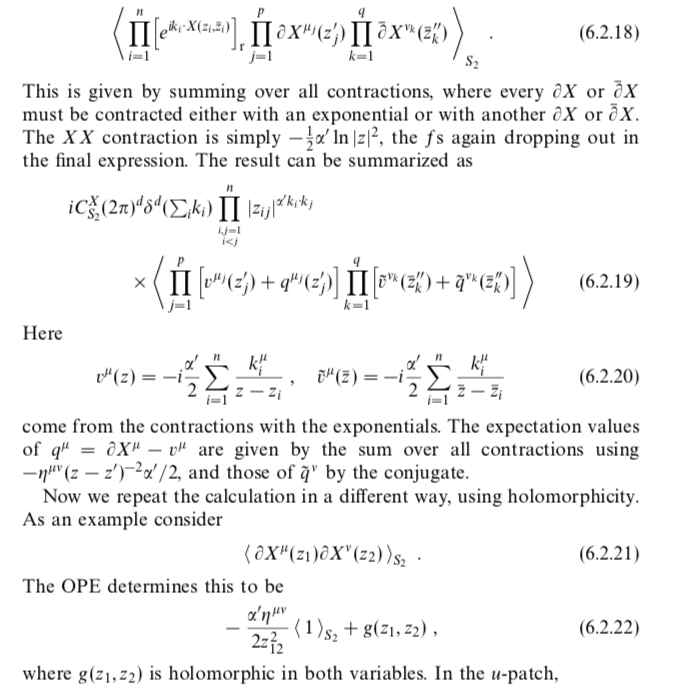
#> input picture proj/image_video_processing/bill1.png, 685 x 692 px
$ python cv.py bill1.png
#> lines starting #> are read from the running program, lines starting #| are printed output that depends on the picture; after the words box and inside, x2 and y2 are one past the last pixel; in counts of white or black regions, pixels touching at a corner belong together
import cv2
import sys
import numpy as np
from matplotlib import pyplot as plt

## (1) read

# Read the image. The first command line argument is the image
# image = cv2.imread(sys.argv[1])
img = cv2.imread("bill1.png")
#> img is the input picture: shape (692, 685, 3); min 0, max 255, mean 243
gray = cv2.cvtColor(img, cv2.COLOR_BGR2GRAY)

# cv2.imshow('Origin image', img)
# cv2.imshow('Gray image', gray)
# cv2.waitKey(0)

## (2) threshold
th, threshed = cv2.threshold(gray, 127, 255, cv2.THRESH_BINARY_INV|cv2.THRESH_OTSU)
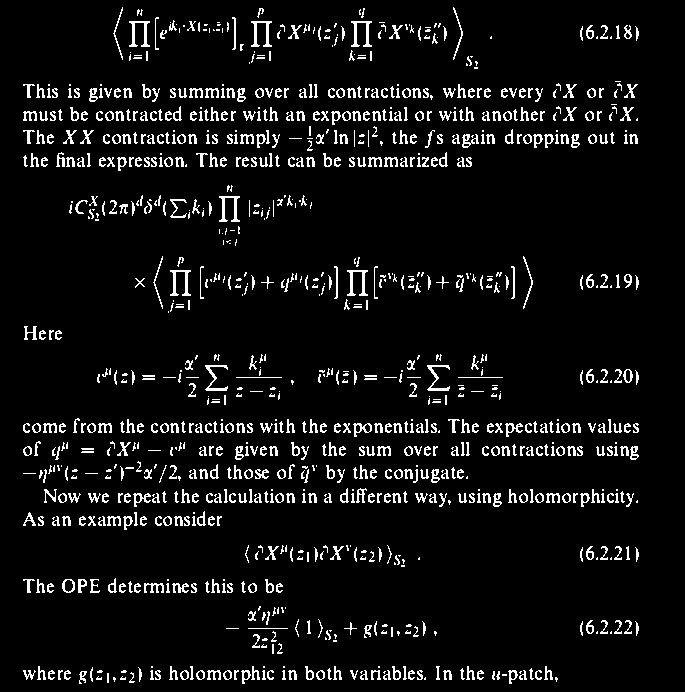
#> threshed: shape (692, 685); 6.7% white in thin lines or dots, all inside (x1, y1, x2, y2) = (23, 7, 639, 684)
#> th = 180
# th, threshed = cv2.threshold(img, 127, 255, cv2.THRESH_BINARY_INV|cv2.THRESH_OTSU)

## (3) minAreaRect on the nozeros
pts = cv2.findNonZero(threshed)
#> pts = contour of 31686 points, box (x1, y1, x2, y2) (23, 7, 639, 684), area 20506
ret = cv2.minAreaRect(pts)
#> ret = ((330.5, 345), (676, 615), -90)

(cx,cy), (w,h), ang = ret
#> cx = 330.5; cy = 345; w = 676; h = 615; ang = -90
if w>h:
    w,h = h,w
#> w = 615; h = 676
    ang += 90
#> ang = 0

## (4) Find rotated matrix, do rotation
M = cv2.getRotationMatrix2D((cx,cy), ang, 1.0)
#> M = [[1, 0, 0], [0, 1, 0]]
rotated = cv2.warpAffine(threshed, M, (img.shape[1], img.shape[0]))


# crop_img = img[0:60, 0:150]
# cv2.imshow('Gray image', crop_img)
# cv2.waitKey(0)

## (5) find and draw the upper and lower boundary of each lines
hist = cv2.reduce(rotated,1, cv2.REDUCE_AVG).reshape(-1)
#> hist = 692 values, max 122 at index 431, min 0 at index 0, mean 17.02

# th = 2
th = 0
H,W = img.shape[:2]
#> H = 692; W = 685
uppers = [y for y in range(H-1) if hist[y]<=th and hist[y+1]>th]
#> uppers = 26 values from 6 to 665
lowers = [y for y in range(H-1) if hist[y]>th and hist[y+1]<=th]
#> lowers = 26 values from 65 to 683

rotated = cv2.cvtColor(rotated, cv2.COLOR_GRAY2BGR)
#
for y in uppers:
    cv2.line(rotated, (0,y), (W, y), (255,0,0), 1)
#> this loop made 26 passes
#> y on passes 1 to 12: 6, 66, 80, 82, 103, 105, 125, 148, 151, 184, 194, 226
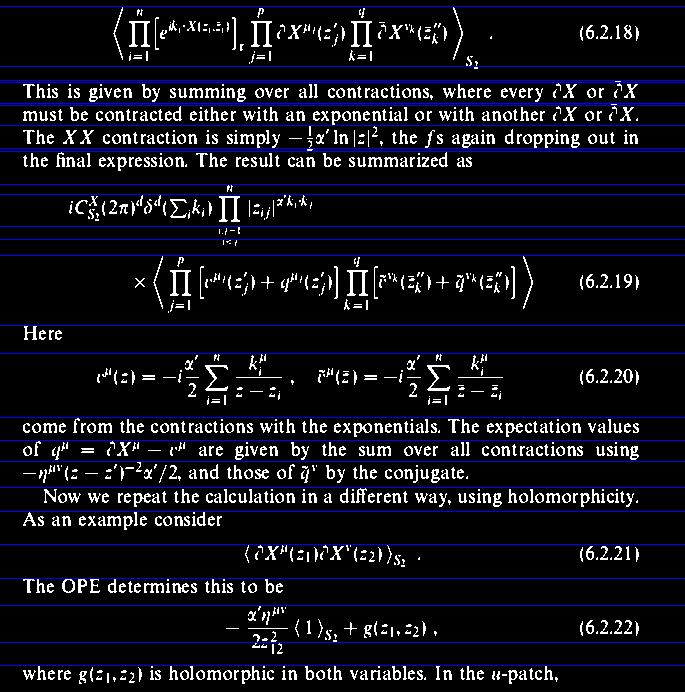
#> rotated: shape (692, 685, 3); mean B, G, R 26.6, 17, 17
    # cv2.line(img, (0,y), (W, y), (255,0,0), 1)

for y in lowers:
    cv2.line(rotated, (0,y), (W, y), (0,255,0), 1)
#> this loop made 26 passes
#> y on passes 1 to 12: 65, 68, 81, 101, 104, 124, 147, 150, 170, 191, 221, 233
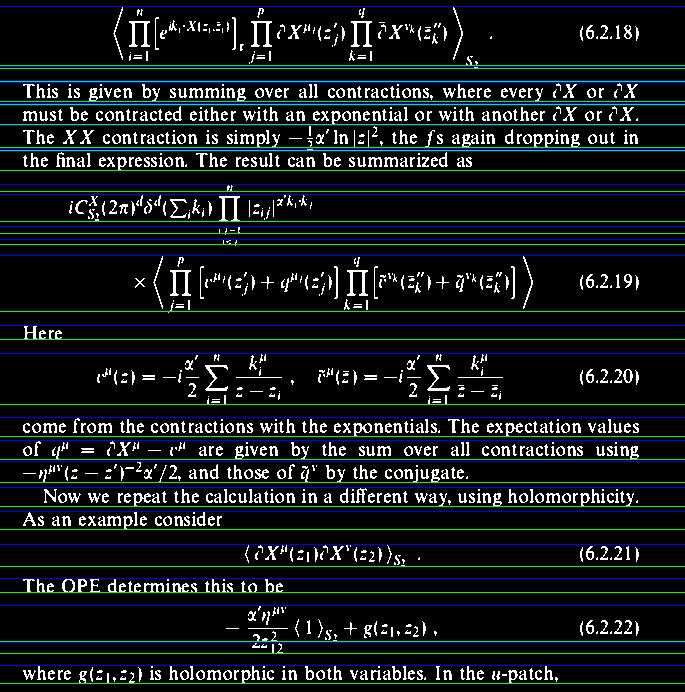
#> rotated: shape (692, 685, 3); 3.76% of pixels changed, all inside (x1, y1, x2, y2) = (0, 65, 685, 684)
    # cv2.line(img, (0,y), (W, y), (0,255,0), 1)

for i in range(0,len(uppers), 1):
    crop_img = img[uppers[i]:lowers[i], 0:W]
    img_piece = "result" + str(i) +".png"
    cv2.imwrite(img_piece, crop_img)
#> this loop made 26 passes
#> pass 1, `crop_img = img[uppers[i]:lowers[i], 0:W]`:
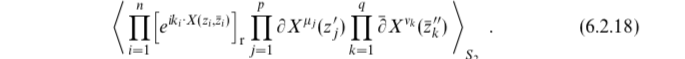
#> crop_img: shape (59, 685, 3); min 0, max 255, mean 244.9


# cv2.imwrite("result_.png", img)
cv2.imwrite("result.png", rotated)

$ run again, with proj/image_video_processing/bill.png copied over proj/image_video_processing/bill1.png
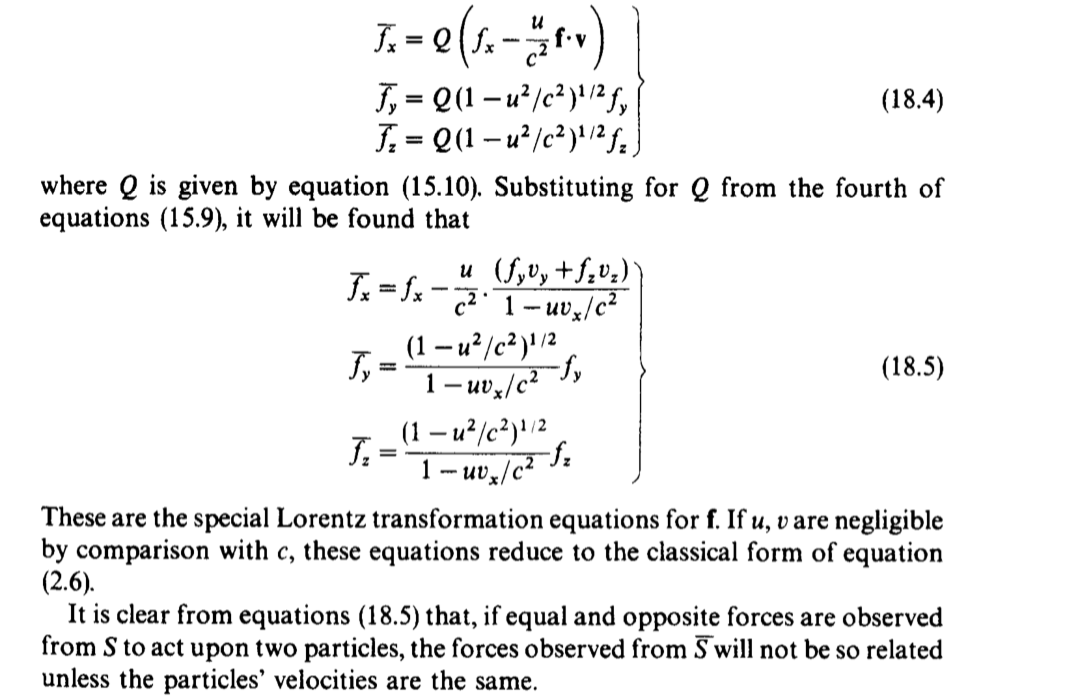
#> input picture proj/image_video_processing/bill.png, 1086 x 700 px
#> img is the input picture: shape (700, 1086, 3); min 0, max 255, mean 240.9
#> `th, threshed = cv2.threshold(gray, 127, 255, cv2.THRESH_BINARY_INV|cv2..`:
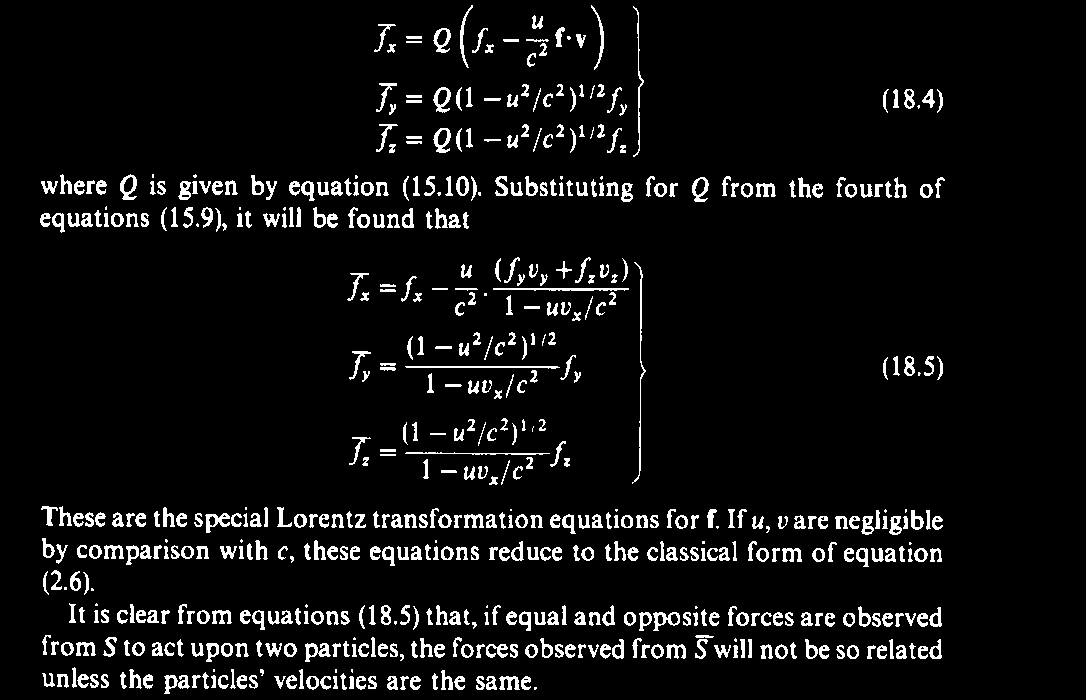
#> threshed: shape (700, 1086); 6.1% white; 592 white regions (45 under 20 px), largest, box (x1, y1, x2, y2) and area: (632, 262, 646, 484) 369, (493, 288, 629, 291) 326, (405, 366, 560, 369) 313
#> th = 153
#> pts = contour of 46519 points, box (x1, y1, x2, y2) (40, 5, 945, 694), area 99315
#> ret = ((492.5, 347.9), (905, 686.1), -0.349)
#> `(cx,cy), (w,h), ang = ret`: cx = 492.5; cy = 347.9; w = 905; h = 686.1; ang = -0.349
#> `w,h = h,w`: w = 686.1; h = 905
#> `ang += 90`: ang = 89.65
#> M = [[0.0061, 1, 141.6], [-1, 0.0061, 838.3]]
#> `rotated = cv2.warpAffine(threshed, M, (img.shape[1], img.shape[0]))`:
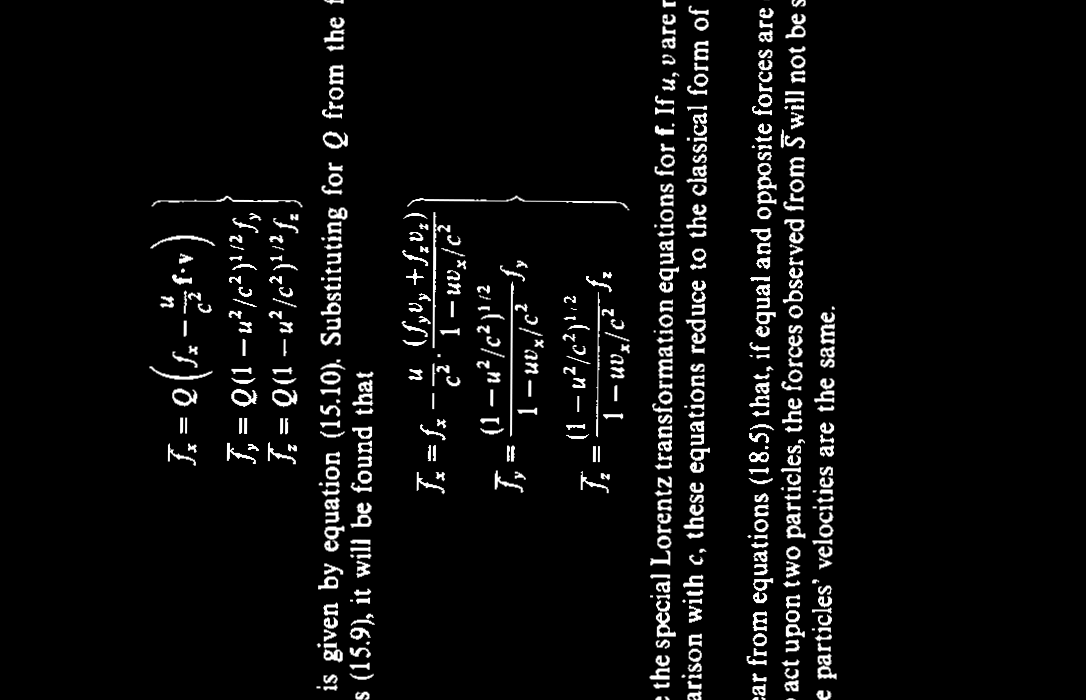
#> rotated: shape (700, 1086); min 0, max 255, mean 12.4
#> hist = 700 values, max 57 at index 201, min 1 at index 7, mean 12.38
#> uppers = []
